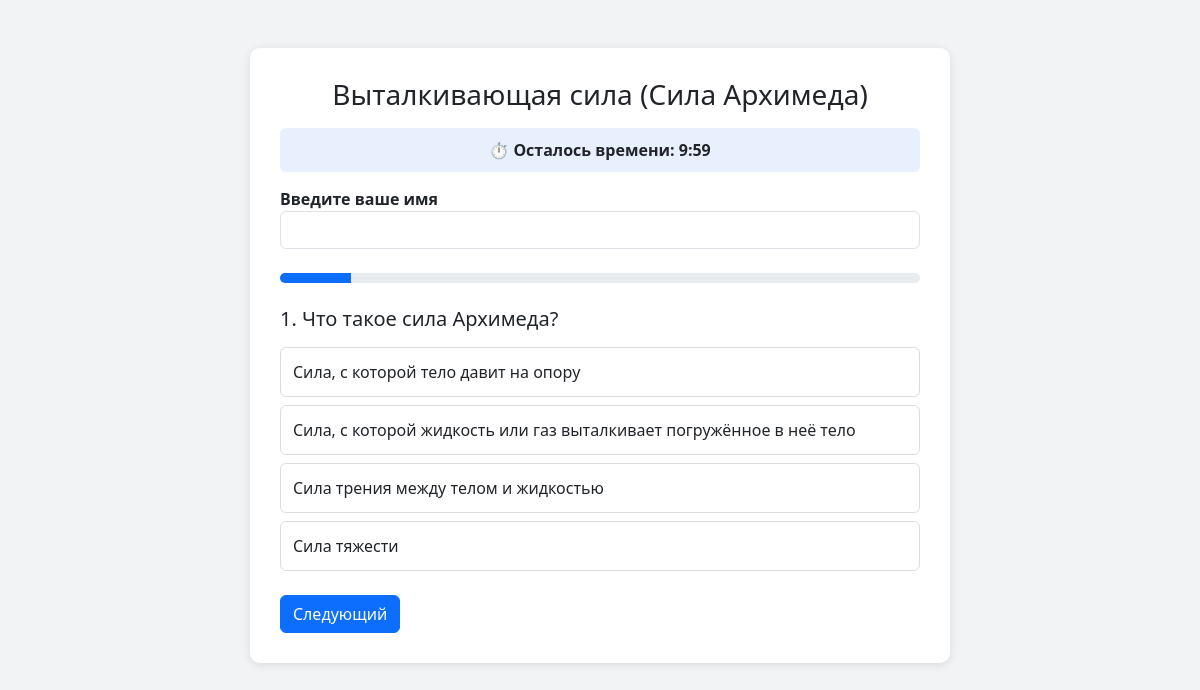
The page /test/9/ on the database its author committed.
### testsystem/models.py (models this page shows, shortened)
class Test(models.Model):
    title = models.CharField(max_length=200)
    description = models.TextField(blank=True)
    subject = models.CharField(max_length=20, choices=SUBJECT_CHOICES)
    time_limit = models.IntegerField(
        "Время на тест (минуты)",
        blank=True,
        null=True
    )

class Question(models.Model):
    test = models.ForeignKey(Test, on_delete=models.CASCADE, related_name='questions')
    text = models.TextField("Текст вопроса")
    image = models.ImageField("Изображение вопроса", upload_to='questions/', blank=True, null=True)
    allow_text_answer = models.BooleanField("Разрешить текстовый ответ", default=False)

class Answer(models.Model):
    question = models.ForeignKey(Question, on_delete=models.CASCADE, related_name='answers')
    text = models.CharField("Текст ответа", max_length=255)
    is_correct = models.BooleanField("Правильный ответ", default=False)

### testsystem/views.py (the view, shortened to what this page needs)
# urls.py: path('test/<int:test_id>/', views.test, name='test'),
def test(request, test_id):
    test_obj = get_object_or_404(Test, id=test_id)
    questions = test_obj.questions.all()
    for q in questions:
        q.shuffled_answers = list(q.answers.all())
    return render(request, 'testsystem/test.html', {
        'test': test_obj,
        'questions': questions,
        'time_limit': test_obj.time_limit
    })

### testsystem/templates/testsystem/test.html (shortened to what this page needs)
{% load static %}
<!DOCTYPE html>
<html lang="ru">
<head>
<link href="https://cdn.jsdelivr.net/npm/bootstrap@5.3.2/dist/css/bootstrap.min.css" rel="stylesheet">
</head>
<body>
<div class="container py-5">
<div class="form-card">
<h3 class="mb-3 text-center">{{ test.title }}</h3>
<div class="timer-box">
⏱ Осталось времени: <span id="timer"></span>
</div>
<div class="mb-4">
<label class="fw-bold">Введите ваше имя</label>
<input type="text" name="name" class="form-control" form="testForm" required>
</div>
<div class="progress mb-4">
<div class="progress-bar" id="progressBar" style="width:0%"></div>
</div>
<form method="post" id="testForm">
{% for q in questions %}
<div class="question" data-index="{{ forloop.counter0 }}">
<h5 class="mb-3">{{ forloop.counter }}. {{ q.text }}</h5>
{% if q.allow_text_answer %}
<input type="number" step="any"
class="form-control text-answer"
name="text_{{ q.id }}"
placeholder="Введите ответ">
{% else %}
{% for a in q.shuffled_answers %}
<div class="answer">
<label for="a{{ a.id }}">
{{ a.text }}
</label>
</div>
{% endfor %}
{% endif %}
</div>
{% endfor %}
<div class="d-flex justify-content-between mt-4">
<button type="button" class="btn btn-primary" id="nextBtn">
Следующий
</button>
</div>
</form>
</div>
</div>
</body>
</html>

### testsystem/templates/testsystem/test.html (style rules this page uses)
body { background:#f1f3f4; }
.form-card { max-width:700px; margin:auto; background:white; border-radius:10px; padding:30px; box-shadow:0 2px 10px rgba(0,0,0,0.1); }
.question { display:none; }
.question.active { display:block; animation:fade 0.4s; }
.answer label { display:block; padding:12px; border:1px solid #dadce0; border-radius:6px; margin-bottom:8px; cursor:pointer; transition:0.2s; }
.progress { height:10px; }
.timer-box { background:#e8f0fe; padding:10px; border-radius:6px; text-align:center; font-weight:bold; margin-bottom:15px; }

### rows shown on the page
Test: title "Выталкивающая сила (Сила Архимеда)"
Question: text "Что такое сила Архимеда?"
Answer: text "Сила, с которой тело давит на опору"
Answer: text "Сила, с которой жидкость или газ выталкивает погружённое в неё тело"
Answer: text "Сила трения между телом и жидкостью"
Answer: text "Сила тяжести"
